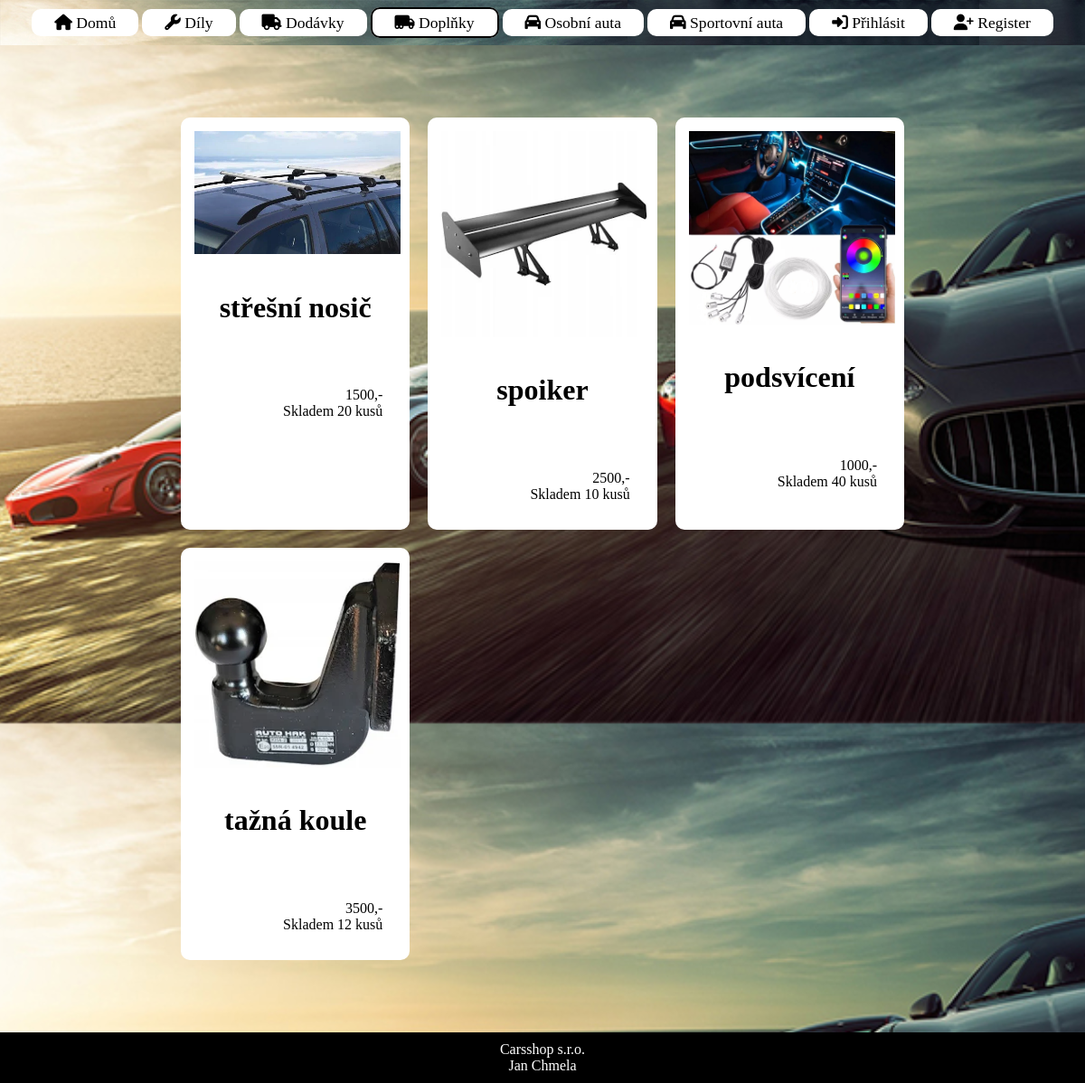
/doplnek.php, run on the app's committed database.
### tables this page shows
CREATE TABLE `zbozi` (
  `id` int(11) NOT NULL,
  `nazev` varchar(50) NOT NULL,
  `typ` varchar(30) NOT NULL,
  `cena` int(11) NOT NULL,
  `pocet` int(11) NOT NULL,
  `pic` varchar(50) NOT NULL
);

### doplnek.php (the view, shortened to what this page needs)
<!DOCTYPE html>
<html lang="en">
<head>
    <link rel="stylesheet" href="style.css" type="text/css" />
</head>
<body>
<?php include("nav.php"); ?>
<div id="obalovaci">
    <div class="space"></div>
<div class="productContainer">
<?php
$sql = "SELECT id, nazev, typ, cena, pocet, pic FROM zbozi where typ = 'doplnek'";
if($stmt = mysqli_prepare($link, $sql)){
 $query = mysqli_query($link, $sql);
    if ($query->num_rows > 0) {
        while($row = $query->fetch_assoc()) {
            echo " <a class='nemuField' href='detail.php?id=".$row['id']."' style='border-radius: 10px;  background-color: white;'> ";
            echo "<img src='"."pic/products/".$row['pic']."' width='90%' style='padding: 15px;'></img>";
            echo "<h1 style='text-align: center;'>".$row['nazev']." </h1><br>";
            echo " <div style='text-align: right; padding: 30px;'>";
            echo $row['cena'].",-<br>";
            echo "Skladem ".$row['pocet']." kusů"."<br>";
            echo "</div>";
            echo "</a>";
        }
        }
}
?>
</div>
<div class="space"></div>
</div>
<?php include("footer.php"); ?>
</body>
</html>

### style.css (style rules this page uses)
body { background-image: url("pic/loginBackground.jpeg"); background-repeat: repeat-y; background-position: center; background-size: cover; margin: 0px; margin-top: 0px; height: 100vh; display: flex; flex-direction: column; }
#obalovaci { margin: 0px auto; position: relative; width:800px; }
.space { height: 10vh; }
.nemuField { text-decoration: none; color: black; }
.productContainer { display: grid; grid-template-columns: 1fr 1fr 1fr; grid-gap: 20px; }

### doplnek.php (style rules this page uses)
body { height: 100vh; }

### data on the page
zbozi: pic (picture), nazev "střešní nosič", cena "1500", pocet "20"
zbozi: pic (picture), nazev "spoiker", cena "2500", pocet "10"
zbozi: pic (picture), nazev "podsvícení", cena "1000", pocet "40"
zbozi: pic (picture), nazev "tažná koule", cena "3500", pocet "12"
